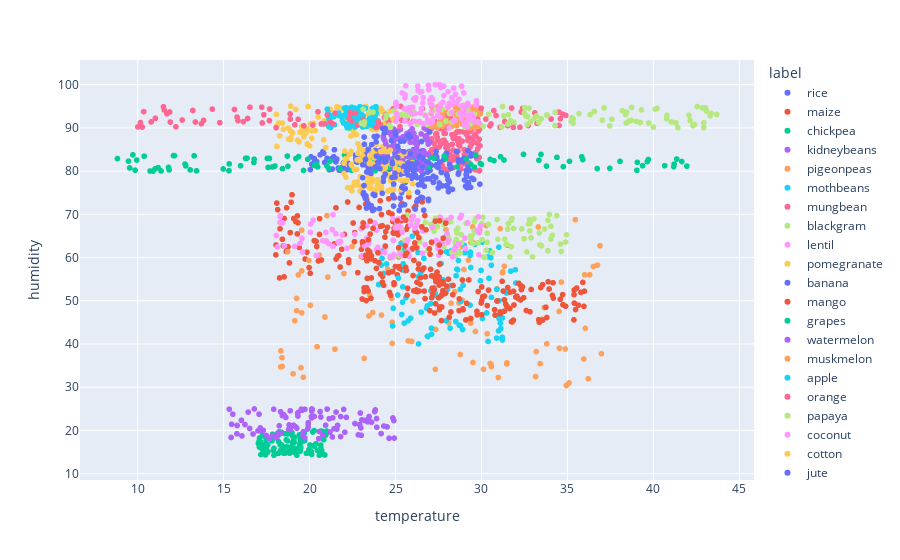

The notebook cell saved with this chart:
### Code cell
import plotly.express as px
fg = px.scatter(df,x='temperature',y='humidity',color='label')
fg.show()
